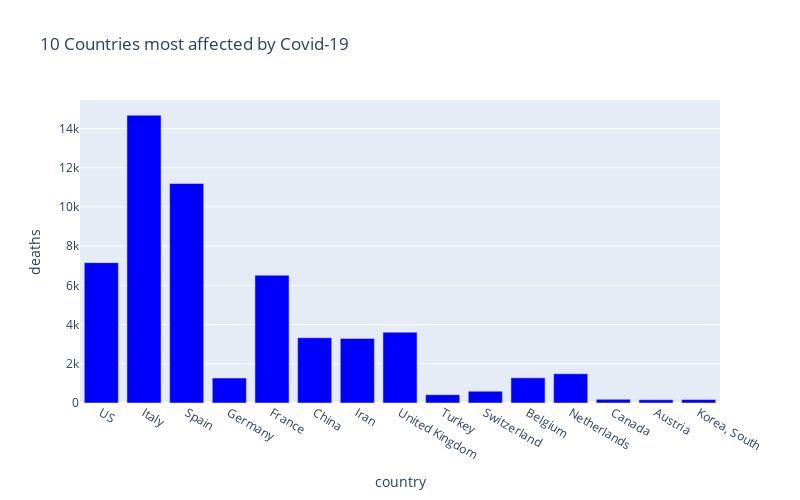

Notebook cell for this chart:
### Code cell
px.bar(
    sorted_country.head(15),
    x = "country",
    y = "deaths",
    title= "10 Countries most affected by Covid-19", # the axis names
    color_discrete_sequence=["blue"], 
    height=500,
    width=800
)

### Figure 1 — Plotly figure (JSON) as saved in the notebook; plotly's stock layout.template omitted (floating-point values rounded to 4 significant figures)
{"data": [{"alignmentgroup": "True", "hovertemplate": "country=%{x}<br>deaths=%{y}<extra></extra>", "legendgroup": "", "marker": {"color": "blue"}, "name": "", "offsetgroup": "", "orientation": "v", "showlegend": false, "textposition": "auto", "type": "bar", "x": ["US", "Italy", "Spain", "Germany", "France", "China", "Iran", "United Kingdom", "Turkey", "Switzerland", "Belgium", "Netherlands", "Canada", "Austria", "Korea, South"], "xaxis": "x", "y": [7159, 14681, 11198, 1275, 6520, 3330, 3294, 3611, 425, 604, 1283, 1492, 188, 168, 177], "yaxis": "y"}], "layout": {"barmode": "relative", "height": 500, "legend": {"tracegroupgap": 0}, "title": {"text": "10 Countries most affected by Covid-19"}, "width": 800, "xaxis": {"anchor": "y", "domain": [0, 1], "title": {"text": "country"}}, "yaxis": {"anchor": "x", "domain": [0, 1], "title": {"text": "deaths"}}}}
